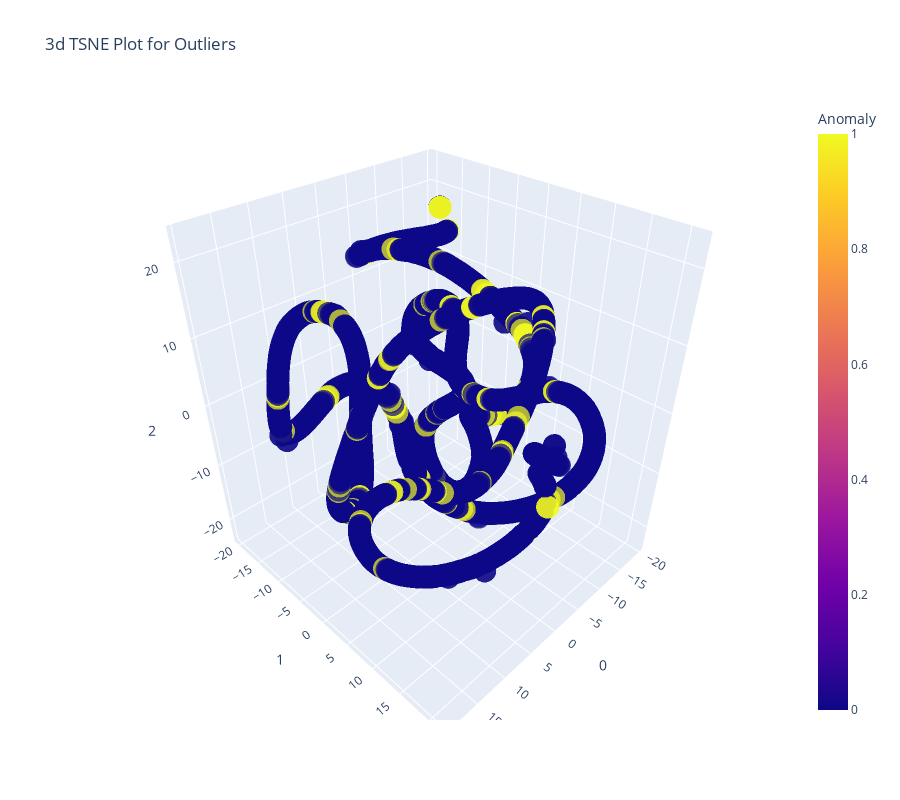

The notebook cell saved with this chart:
### Code cell
knn = create_model(model = 'knn')
plot_model(knn)

### Figure 1 — Plotly figure (JSON) as saved in the notebook; plotly's stock layout.template omitted (floating-point values rounded to 4 significant figures; data arrays with more than 128 entries replaced by an {"elided": "..."} marker saying what was removed)
{"data": [{"customdata": {"elided": "3075x1 int values"}, "hovertemplate": "0=%{x}<br>1=%{y}<br>2=%{z}<br>Feature=%{customdata[0]}<br>Anomaly=%{marker.color}<extra></extra>", "legendgroup": "", "marker": {"color": {"elided": "3075 int values"}, "coloraxis": "coloraxis", "opacity": 0.7, "symbol": "circle"}, "mode": "markers", "name": "", "scene": "scene", "showlegend": false, "type": "scatter3d", "x": {"elided": "3075 float values"}, "y": {"elided": "3075 float values"}, "z": {"elided": "3075 float values"}}], "layout": {"coloraxis": {"colorbar": {"title": {"text": "Anomaly"}}, "colorscale": [[0, "#0d0887"], [0.1111, "#46039f"], [0.2222, "#7201a8"], [0.3333, "#9c179e"], [0.4444, "#bd3786"], [0.5556, "#d8576b"], [0.6667, "#ed7953"], [0.7778, "#fb9f3a"], [0.8889, "#fdca26"], [1, "#f0f921"]]}, "height": 800, "legend": {"tracegroupgap": 0}, "scene": {"domain": {"x": [0, 1], "y": [0, 1]}, "xaxis": {"title": {"text": "0"}}, "yaxis": {"title": {"text": "1"}}, "zaxis": {"title": {"text": "2"}}}, "title": {"text": "3d TSNE Plot for Outliers"}, "width": 900}}
